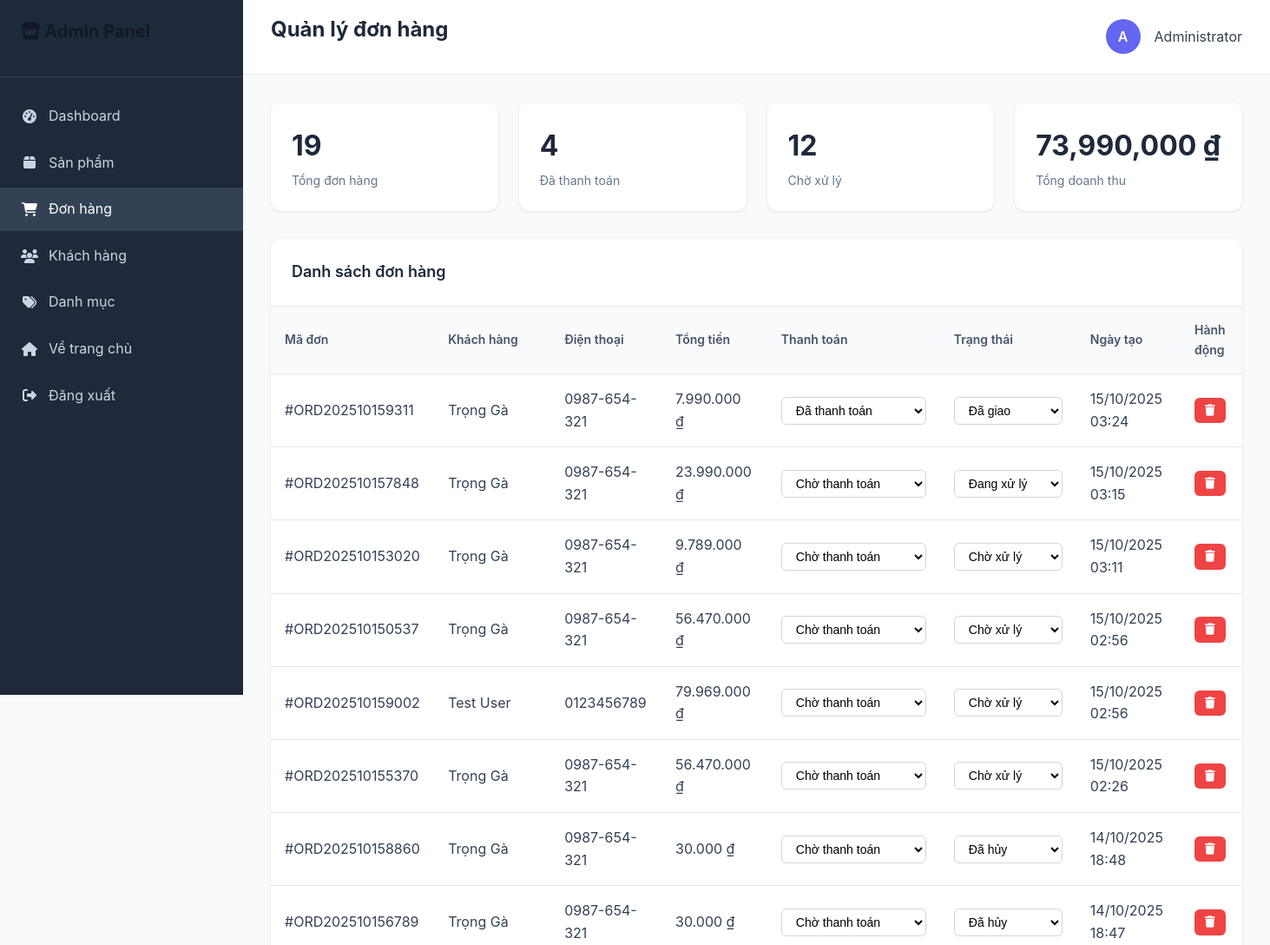
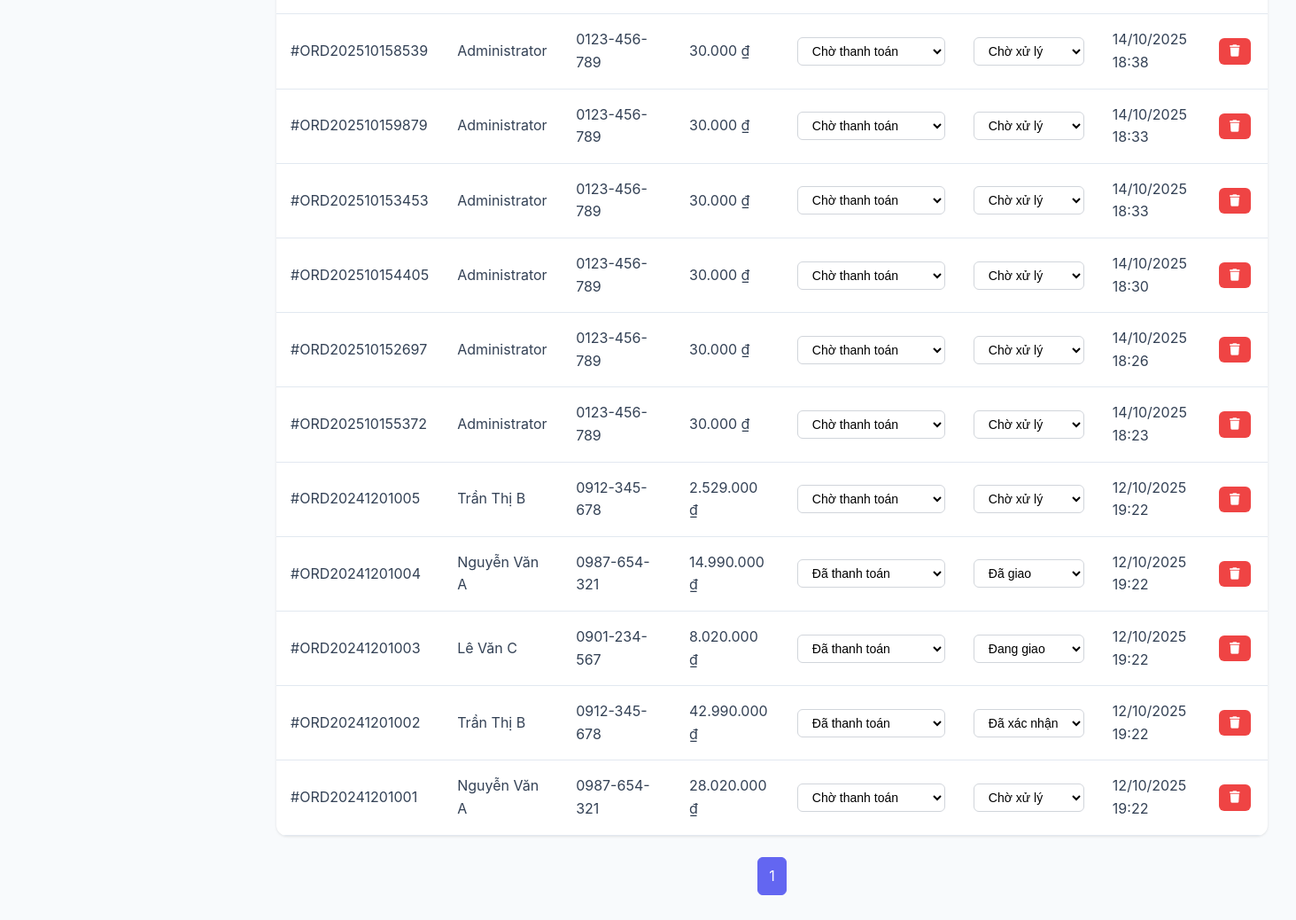
The app's page /admin/orders.php (signed in) with its own data (2 pictures, top to bottom).
### tables this page shows
CREATE TABLE `users` (
  `id` int(11) NOT NULL,
  `username` varchar(50) NOT NULL,
  `email` varchar(100) NOT NULL,
  `password` varchar(255) NOT NULL,
  `full_name` varchar(100) NOT NULL,
  `phone` varchar(20) DEFAULT NULL,
  `address` text DEFAULT NULL,
  `role` enum('admin','customer') DEFAULT 'customer',
  `avatar` varchar(255) DEFAULT NULL,
  `status` enum('active','inactive') DEFAULT 'active',
  `email_verified` tinyint(1) DEFAULT 0,
  `remember_token` varchar(255) DEFAULT NULL,
  `created_at` timestamp NOT NULL DEFAULT current_timestamp(),
  `updated_at` timestamp NOT NULL DEFAULT current_timestamp() ON UPDATE current_timestamp()
);

CREATE TABLE `orders` (
  `id` int(11) NOT NULL,
  `order_number` varchar(20) NOT NULL,
  `user_id` int(11) DEFAULT NULL,
  `customer_name` varchar(100) NOT NULL,
  `customer_email` varchar(100) NOT NULL,
  `customer_phone` varchar(20) NOT NULL,
  `shipping_address` text NOT NULL,
  `billing_address` text DEFAULT NULL,
  `subtotal` decimal(10,2) NOT NULL,
  `shipping_fee` decimal(10,2) DEFAULT 0.00,
  `discount_amount` decimal(10,2) DEFAULT 0.00,
  `total_amount` decimal(10,2) NOT NULL,
  `payment_method` enum('cod','bank_transfer','credit_card') DEFAULT 'cod',
  `payment_status` enum('pending','paid','failed','refunded') DEFAULT 'pending',
  `order_status` enum('pending','confirmed','processing','shipped','delivered','cancelled') DEFAULT 'pending',
  `notes` text DEFAULT NULL,
  `shipped_at` timestamp NULL DEFAULT NULL,
  `delivered_at` timestamp NULL DEFAULT NULL,
  `created_at` timestamp NOT NULL DEFAULT current_timestamp(),
  `updated_at` timestamp NOT NULL DEFAULT current_timestamp() ON UPDATE current_timestamp()
);

### config/config.php (called while the page is built, shortened)
<?php
require_once __DIR__ . '/database.php';
function formatPrice($price) {
    return number_format($price, 0, ',', '.') . ' ₫';
}
function formatDate($date, $format = 'd/m/Y H:i') {
    return date($format, strtotime($date));
}
function isLoggedIn() {
    return isset($_SESSION['user_id']) && !empty($_SESSION['user_id']);
}
function getCurrentUser() {
    $user_id = $_SESSION['user_id'];
    $sql = "SELECT * FROM users WHERE id = ?";
    return fetchOne($sql, [$user_id]);
}
?>

### config/database.php (called while the page is built, shortened)
<?php
try {
    $dsn = "mysql:host=" . DB_HOST . ";dbname=" . DB_NAME . ";charset=" . DB_CHARSET;
    $pdo = new PDO($dsn, DB_USER, DB_PASS, [
        PDO::ATTR_ERRMODE => PDO::ERRMODE_EXCEPTION,
        PDO::ATTR_DEFAULT_FETCH_MODE => PDO::FETCH_ASSOC,
        PDO::ATTR_EMULATE_PREPARES => false,
    ]);
} catch (PDOException $e) {
    if ($e->getCode() == 1049) {
        try {
            $dsn = "mysql:host=" . DB_HOST . ";charset=" . DB_CHARSET;
            $pdo = new PDO($dsn, DB_USER, DB_PASS, [
                PDO::ATTR_ERRMODE => PDO::ERRMODE_EXCEPTION,
                PDO::ATTR_DEFAULT_FETCH_MODE => PDO::FETCH_ASSOC,
                PDO::ATTR_EMULATE_PREPARES => false,
            ]);
            $pdo->exec("CREATE DATABASE IF NOT EXISTS " . DB_NAME . " CHARACTER SET utf8mb4 COLLATE utf8mb4_unicode_ci");
            $pdo->exec("USE " . DB_NAME);
            $sqlFile = __DIR__ . '/../database/ecommerce_db_complete.sql';
            if (file_exists($sqlFile)) {
                $sql = file_get_contents($sqlFile);
                $statements = explode(';', $sql);
                foreach ($statements as $statement) {
                    $statement = trim($statement);
                    if (!empty($statement) && !preg_match('/^(--|\/\*)/', $statement)) {
                        try {
                            $pdo->exec($statement);
                        } catch (PDOException $e3) {
                        }
                    }
                }
            }
        } catch (PDOException $e2) {
            die("Lỗi tạo database: " . $e2->getMessage());
        }
    } else {
        die("Lỗi kết nối database: " . $e->getMessage());
    }
}
function executeQuery($sql, $params = []) {
    global $pdo;
    try {
        $stmt = $pdo->prepare($sql);
        $stmt->execute($params);
        return $stmt;
    } catch (PDOException $e) {
        error_log("Lỗi SQL: " . $e->getMessage());
        return false;
    }
}
function fetchData($sql, $params = []) {
    $stmt = executeQuery($sql, $params);
    return $stmt ? $stmt->fetchAll() : [];
}
function fetchOne($sql, $params = []) {
    $stmt = executeQuery($sql, $params);
    return $stmt ? $stmt->fetch() : false;
}
?>

### admin/orders.php (the view, shortened to what this page needs)
<?php
require_once '../config/config.php';
$page = max(1, intval($_GET['page'] ?? 1));
$limit = 20; $offset = ($page - 1) * $limit;
$totalRow = fetchOne("SELECT COUNT(*) AS c FROM orders", []);
$total = (int)($totalRow['c'] ?? 0); $pages = max(1, (int)ceil($total / $limit));
$rows = fetchData("SELECT id, order_number, customer_name, customer_phone, total_amount, payment_status, order_status, created_at
                   FROM orders ORDER BY id DESC LIMIT $limit OFFSET $offset", []);
?>
<!DOCTYPE html>
<html lang="vi">
<head>
    <link rel="stylesheet" href="https://cdnjs.cloudflare.com/ajax/libs/font-awesome/6.4.0/css/all.min.css">
    <link rel="stylesheet" href="../assets/css/main.css">
</head>
<body>
    <div class="admin-layout">
        <div class="sidebar">
            <div class="sidebar-header">
                <h2><i class="fas fa-store"></i> Admin Panel</h2>
            </div>
            <nav class="sidebar-nav">
                <div class="nav-item">
                    <a href="dashboard.php" class="nav-link">
                        <i class="fas fa-tachometer-alt"></i>
                        <span>Dashboard</span>
                    </a>
                </div>
                <div class="nav-item">
                    <a href="products.php" class="nav-link">
                        <i class="fas fa-box"></i>
                        <span>Sản phẩm</span>
                    </a>
                </div>
                <div class="nav-item">
                    <a href="orders.php" class="nav-link active">
                        <i class="fas fa-shopping-cart"></i>
                        <span>Đơn hàng</span>
                    </a>
                </div>
                <div class="nav-item">
                    <a href="customers.php" class="nav-link">
                        <i class="fas fa-users"></i>
                        <span>Khách hàng</span>
                    </a>
                </div>
                <div class="nav-item">
                    <a href="categories.php" class="nav-link">
                        <i class="fas fa-tags"></i>
                        <span>Danh mục</span>
                    </a>
                </div>
                <div class="nav-item">
                    <a href="../index.php" class="nav-link">
                        <i class="fas fa-home"></i>
                        <span>Về trang chủ</span>
                    </a>
                </div>
                <div class="nav-item">
                    <a href="../logout.php" class="nav-link">
                        <i class="fas fa-sign-out-alt"></i>
                        <span>Đăng xuất</span>
                    </a>
                </div>
            </nav>
        </div>
        <div class="main-content">
            <div class="header">
                <h1>Quản lý đơn hàng</h1>
                <div class="user-menu">
                    <div class="user-avatar">
                        <?php echo substr(getCurrentUser()['full_name'] ?? 'A', 0, 1); ?>
                    </div>
                    <span><?php echo getCurrentUser()['full_name'] ?? 'Admin'; ?></span>
                </div>
            </div>
            <div class="content">
                <div class="stats-grid">
                    <div class="stat-card">
                        <div class="stat-value"><?php echo number_format($total); ?></div>
                        <div class="stat-label">Tổng đơn hàng</div>
                    </div>
                    <div class="stat-card">
                        <div class="stat-value"><?php echo number_format(fetchOne("SELECT COUNT(*) as c FROM orders WHERE payment_status = 'paid'")['c']); ?></div>
                        <div class="stat-label">Đã thanh toán</div>
                    </div>
                    <div class="stat-card">
                        <div class="stat-value"><?php echo number_format(fetchOne("SELECT COUNT(*) as c FROM orders WHERE order_status = 'pending'")['c']); ?></div>
                        <div class="stat-label">Chờ xử lý</div>
                    </div>
                    <div class="stat-card">
                        <div class="stat-value"><?php echo number_format(fetchOne("SELECT SUM(total_amount) as total FROM orders WHERE payment_status = 'paid'")['total'] ?: 0); ?> ₫</div>
                        <div class="stat-label">Tổng doanh thu</div>
                    </div>
                </div>
                <div class="card">
                    <div class="card-header">
                        <div class="card-title">Danh sách đơn hàng</div>
                    </div>
                    <table class="table">
                        <thead>
                            <tr>
                                <th>Mã đơn</th>
                                <th>Khách hàng</th>
                                <th>Điện thoại</th>
                                <th>Tổng tiền</th>
                                <th>Thanh toán</th>
                                <th>Trạng thái</th>
                                <th>Ngày tạo</th>
                                <th>Hành động</th>
                            </tr>
                        </thead>
                        <tbody>
                            <?php foreach ($rows as $r): ?>
                            <tr>
                                <td>#<?php echo htmlspecialchars($r['order_number']); ?></td>
                                <td><?php echo htmlspecialchars($r['customer_name']); ?></td>
                                <td><?php echo htmlspecialchars($r['customer_phone']); ?></td>
                                <td><?php echo formatPrice($r['total_amount']); ?></td>
                                <td>
                                    <select class="status-select" data-order-id="<?php echo $r['id']; ?>" data-type="payment">
                                        <option value="pending" <?php echo $r['payment_status'] === 'pending' ? 'selected' : ''; ?>>Chờ thanh toán</option>
                                        <option value="paid" <?php echo $r['payment_status'] === 'paid' ? 'selected' : ''; ?>>Đã thanh toán</option>
                                    </select>
                                </td>
                                <td>
                                    <select class="status-select" data-order-id="<?php echo $r['id']; ?>" data-type="order">
                                        <option value="pending" <?php echo $r['order_status'] === 'pending' ? 'selected' : ''; ?>>Chờ xử lý</option>
                                        <option value="confirmed" <?php echo $r['order_status'] === 'confirmed' ? 'selected' : ''; ?>>Đã xác nhận</option>
                                        <option value="processing" <?php echo $r['order_status'] === 'processing' ? 'selected' : ''; ?>>Đang xử lý</option>
                                        <option value="shipped" <?php echo $r['order_status'] === 'shipped' ? 'selected' : ''; ?>>Đang giao</option>
                                        <option value="delivered" <?php echo $r['order_status'] === 'delivered' ? 'selected' : ''; ?>>Đã giao</option>
                                        <option value="cancelled" <?php echo $r['order_status'] === 'cancelled' ? 'selected' : ''; ?>>Đã hủy</option>
                                    </select>
                                </td>
                                <td><?php echo formatDate($r['created_at']); ?></td>
                                <td>
                                    <div class="action-buttons">
                                        <button onclick="deleteOrder(<?php echo $r['id']; ?>)" class="btn-delete" title="Xóa đơn hàng">
                                            <i class="fas fa-trash"></i>
                                        </button>
                                    </div>
                                </td>
                            </tr>
                            <?php endforeach; ?>
                        </tbody>
                    </table>
                </div>
                <div class="pagination">
                    <?php for($i=1;$i<=$pages;$i++): ?>
                        <a class="<?php echo $i==$page?'active':''; ?>" href="orders.php?page=<?php echo $i; ?>"><?php echo $i; ?></a>
                    <?php endfor; ?>
                </div>
            </div>
        </div>
    </div>
</body>
</html>

### assets/css/main.css (style rules this page uses)
:root { --primary-color: #6366f1; --primary-dark: #4f46e5; --primary-light: #a5b4fc; --secondary-color: #f59e0b; --secondary-dark: #d97706; --accent-color: #ec4899; --accent-light: #f9a8d4; --white: #ffffff; --gray-50: #f9fafb; --gray-100: #f3f4f6; --gray-200: #e5e7eb; --gray-300: #d1d5db; --gray-400: #9ca3af; --gray-500: #6b7280; --gray-600: #4b5563; --gray-700: #374151; --gray-800: #1f2937; --gray-900: #111827; --success-color: #10b981; --success-light: #d1fae5; --warning-color: #f59e0b; --warning-light: #fef3c7; --error-color: #ef4444; --error-light: #fee2e2; --info-color: #3b82f6; --info-light: #dbeafe; --font-primary: 'Inter', -apple-system, BlinkMacSystemFont, 'Segoe UI', Roboto, sans-serif; --font-heading: 'Poppins', -apple-system, BlinkMacSystemFont, 'Segoe UI', Roboto, sans-serif; --font-mono: 'JetBrains Mono', 'Fira Code', monospace; --text-xs: 0.75rem; --text-sm: 0.875rem; --text-base: 1rem; --text-lg: 1.125rem; --text-xl: 1.25rem; --text-2xl: 1.5rem; --text-3xl: 1.875rem; --text-4xl: 2.25rem; --text-5xl: 3rem; --text-6xl: 3.75rem; --space-1: 0.25rem; --space-2: 0.5rem; --space-3: 0.75rem; --space-4: 1rem; --space-5: 1.25rem; --space-6: 1.5rem; --space-8: 2rem; --space-10: 2.5rem; --space-12: 3rem; --space-16: 4rem; --space-20: 5rem; --space-24: 6rem; --radius-sm: 0.375rem; --radius-md: 0.5rem; --radius-lg: 0.75rem; --radius-xl: 1rem; --radius-2xl: 1.5rem; --radius-full: 9999px; --shadow-sm: 0 1px 2px 0 rgb(0 0 0 / 0.05); --shadow-md: 0 4px 6px -1px rgb(0 0 0 / 0.1), 0 2px 4px -2px rgb(0 0 0 / 0.1); --shadow-lg: 0 10px 15px -3px rgb(0 0 0 / 0.1), 0 4px 6px -4px rgb(0 0 0 / 0.1); --shadow-xl: 0 20px 25px -5px rgb(0 0 0 / 0.1), 0 8px 10px -6px rgb(0 0 0 / 0.1); --shadow-2xl: 0 25px 50px -12px rgb(0 0 0 / 0.25); --transition-fast: 150ms ease-in-out; --transition-normal: 300ms ease-in-out; --transition-slow: 500ms ease-in-out; --z-dropdown: 1000; --z-sticky: 1020; --z-fixed: 1030; --z-modal-backdrop: 1040; --z-modal: 1050; --z-popover: 1060; --z-tooltip: 1070; }
* { margin: 0; padding: 0; box-sizing: border-box; }
html { scroll-behavior: smooth; font-size: 16px; }
body { font-family: var(--font-primary); font-size: var(--text-base); line-height: 1.6; color: var(--gray-800); background-color: var(--white); -webkit-font-smoothing: antialiased; -moz-osx-font-smoothing: grayscale; }
h1, h2, h3, h4, h5, h6 { font-family: var(--font-heading); font-weight: 600; line-height: 1.2; color: var(--gray-900); margin-bottom: var(--space-4); }
h1 { font-size: var(--text-4xl); }
h2 { font-size: var(--text-3xl); }
a { color: var(--primary-color); text-decoration: none; transition: color var(--transition-fast); }
.card { background: var(--white); border-radius: var(--radius-lg); box-shadow: var(--shadow-md); overflow: hidden; transition: all var(--transition-normal); }
.card-header { padding: var(--space-6); border-bottom: 1px solid var(--gray-200); }

### records on screen
users: full_name "A", full_name "Administrator"
orders: order_number "ORD202510159311", customer_name "Trọng Gà", customer_phone "0987-654-321", total_amount "7.990.000 ₫", payment_status+id "Đã thanh toán", order_status+id "Đã giao", created_at "15/10/2025 03:24"
orders: order_number "ORD202510157848", customer_name "Trọng Gà", customer_phone "0987-654-321", total_amount "23.990.000 ₫", payment_status+id "Chờ thanh toán", order_status+id "Đang xử lý", created_at "15/10/2025 03:15"
orders: order_number "ORD202510153020", customer_name "Trọng Gà", customer_phone "0987-654-321", total_amount "9.789.000 ₫", payment_status+id "Chờ thanh toán", order_status+id "Chờ xử lý", created_at "15/10/2025 03:11"
orders: order_number "ORD202510150537", customer_name "Trọng Gà", customer_phone "0987-654-321", total_amount "56.470.000 ₫", payment_status+id "Chờ thanh toán", order_status+id "Chờ xử lý", created_at "15/10/2025 02:56"
orders: order_number "ORD202510159002", customer_name "Test User", customer_phone "0123456789", total_amount "79.969.000 ₫", payment_status+id "Chờ thanh toán", order_status+id "Chờ xử lý", created_at "15/10/2025 02:56"
orders: order_number "ORD202510155370", customer_name "Trọng Gà", customer_phone "0987-654-321", total_amount "56.470.000 ₫", payment_status+id "Chờ thanh toán", order_status+id "Chờ xử lý", created_at "15/10/2025 02:26"
orders: order_number "ORD202510158860", customer_name "Trọng Gà", customer_phone "0987-654-321", total_amount "30.000 ₫", payment_status+id "Chờ thanh toán", order_status+id "Đã hủy", created_at "14/10/2025 18:48"
orders: order_number "ORD202510156789", customer_name "Trọng Gà", customer_phone "0987-654-321", total_amount "30.000 ₫", payment_status+id "Chờ thanh toán", order_status+id "Đã hủy", created_at "14/10/2025 18:47"
orders: order_number "ORD202510158539", customer_name "Administrator", customer_phone "0123-456-789", total_amount "30.000 ₫", payment_status+id "Chờ thanh toán", order_status+id "Chờ xử lý", created_at "14/10/2025 18:38"
orders: order_number "ORD202510159879", customer_name "Administrator", customer_phone "0123-456-789", total_amount "30.000 ₫", payment_status+id "Chờ thanh toán", order_status+id "Chờ xử lý", created_at "14/10/2025 18:33"
orders: order_number "ORD202510153453", customer_name "Administrator", customer_phone "0123-456-789", total_amount "30.000 ₫", payment_status+id "Chờ thanh toán", order_status+id "Chờ xử lý", created_at "14/10/2025 18:33"
orders: order_number "ORD202510154405", customer_name "Administrator", customer_phone "0123-456-789", total_amount "30.000 ₫", payment_status+id "Chờ thanh toán", order_status+id "Chờ xử lý", created_at "14/10/2025 18:30"
orders: order_number "ORD202510152697", customer_name "Administrator", customer_phone "0123-456-789", total_amount "30.000 ₫", payment_status+id "Chờ thanh toán", order_status+id "Chờ xử lý", created_at "14/10/2025 18:26"
orders: order_number "ORD202510155372", customer_name "Administrator", customer_phone "0123-456-789", total_amount "30.000 ₫", payment_status+id "Chờ thanh toán", order_status+id "Chờ xử lý", created_at "14/10/2025 18:23"
orders: order_number "ORD20241201005", customer_name "Trần Thị B", customer_phone "0912-345-678", total_amount "2.529.000 ₫", payment_status+id "Chờ thanh toán", order_status+id "Chờ xử lý", created_at "12/10/2025 19:22"
orders: order_number "ORD20241201004", customer_name "Nguyễn Văn A", customer_phone "0987-654-321", total_amount "14.990.000 ₫", payment_status+id "Đã thanh toán", order_status+id "Đã giao", created_at "12/10/2025 19:22"
orders: order_number "ORD20241201003", customer_name "Lê Văn C", customer_phone "0901-234-567", total_amount "8.020.000 ₫", payment_status+id "Đã thanh toán", order_status+id "Đang giao", created_at "12/10/2025 19:22"
orders: order_number "ORD20241201002", customer_name "Trần Thị B", customer_phone "0912-345-678", total_amount "42.990.000 ₫", payment_status+id "Đã thanh toán", order_status+id "Đã xác nhận", created_at "12/10/2025 19:22"
orders: order_number "ORD20241201001", customer_name "Nguyễn Văn A", customer_phone "0987-654-321", total_amount "28.020.000 ₫", payment_status+id "Chờ thanh toán", order_status+id "Chờ xử lý", created_at "12/10/2025 19:22"

### other values on screen
$total "19"
